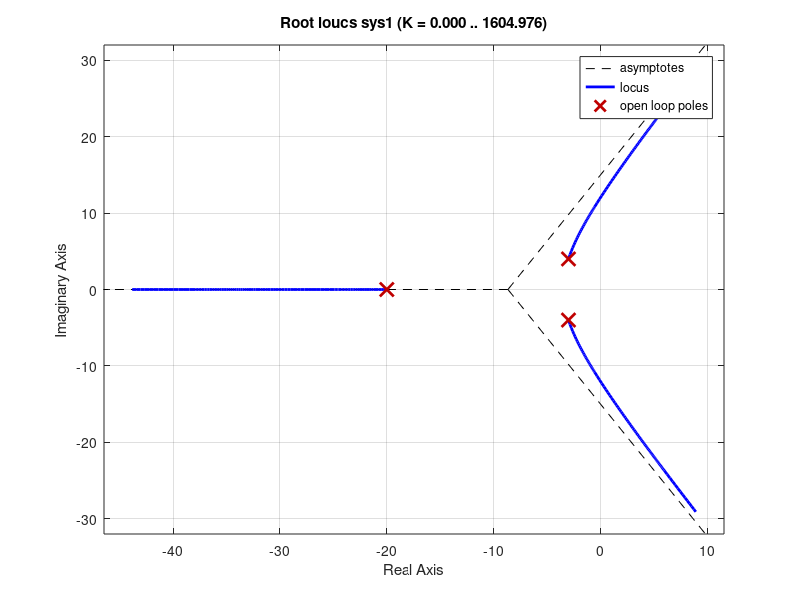
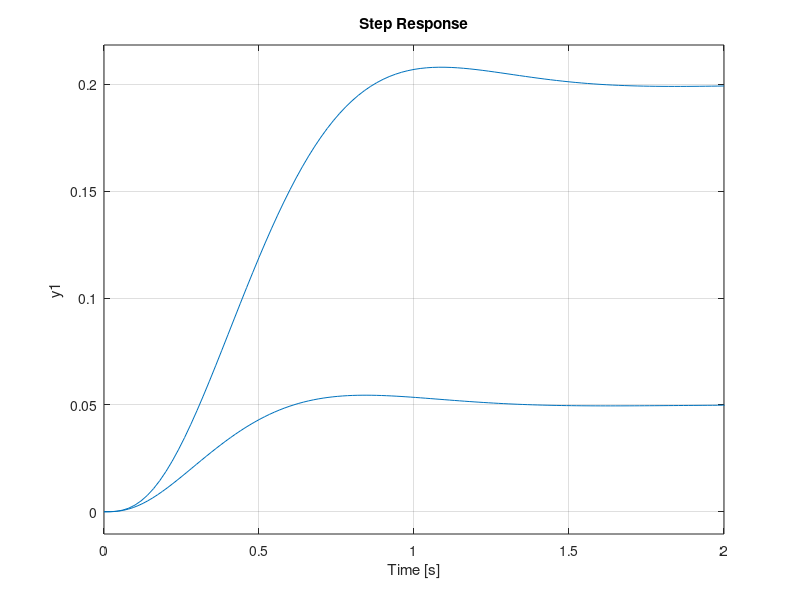

Source code (MATLAB) for these figures, in order:
clc
close all
clear

p1 = -3+4*j;
p2 = -3-4*j;
p3 = -20;
%(s-p1)(s-p2)
x = conv([1 -p1],[1 -p2])
%(s-p1)(s-p2)*(s-p3)
Den = conv(x,[1 -p3]);
Num = 25;
sys1 = tf(Num,Den);

figure 
rlocus(sys1);

%%
p3 = -5;
%(s-p1)(s-p2)
x = conv([1 -p1],[1 -p2])
%(s-p1)(s-p2)*(s-p3)
Den = conv(x,[1 -p3]);
Num = 25;
sys2 = tf(Num,Den);

figure
step(sys1);
hold
step(sys2);
hold off

